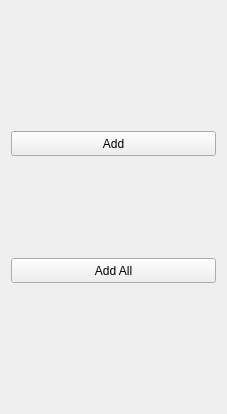
<?xml version="1.0" encoding="UTF-8"?>
<ui version="4.0">
 <class>Licenses</class>
 <widget class="QWidget" name="Licenses">
  <property name="geometry">
   <rect>
    <x>0</x>
    <y>0</y>
    <width>227</width>
    <height>414</height>
   </rect>
  </property>
  <property name="windowTitle">
   <string>Form</string>
  </property>
  <layout class="QVBoxLayout" name="bots_layout">
   <property name="topMargin">
    <number>35</number>
   </property>
   <property name="bottomMargin">
    <number>35</number>
   </property>
   <item>
    <widget class="QPushButton" name="licenses_add">
     <property name="minimumSize">
      <size>
       <width>0</width>
       <height>25</height>
      </size>
     </property>
     <property name="toolTip">
      <string>Activates given appIDs (Steam Network) or subIDs (Steam Store) on current bot instance (free games only).</string>
     </property>
     <property name="text">
      <string>Add</string>
     </property>
    </widget>
   </item>
   <item>
    <widget class="QPushButton" name="licenses_add_all">
     <property name="minimumSize">
      <size>
       <width>0</width>
       <height>25</height>
      </size>
     </property>
     <property name="toolTip">
      <string>Activates given appIDs (Steam Network) or subIDs (Steam Store) on all bots instances (free games only).</string>
     </property>
     <property name="text">
      <string>Add All</string>
     </property>
    </widget>
   </item>
  </layout>
 </widget>
 <resources/>
 <connections/>
</ui>
